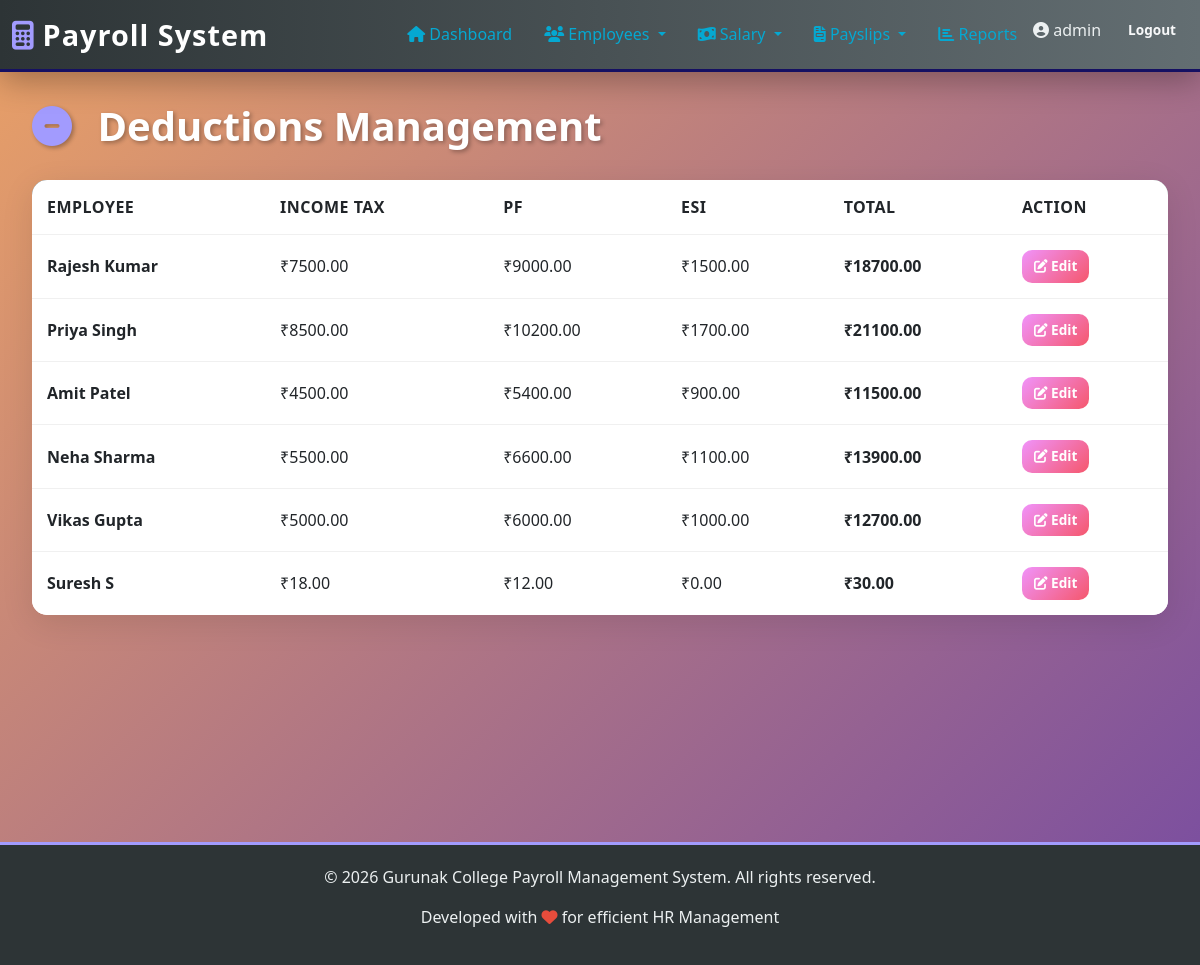
The app's page /deductions/ (signed in) with its own data.
### payroll/models.py (models this page shows, shortened)
class Deduction(models.Model):
    DEDUCTION_TYPE = [
        ("Income Tax", "Income Tax"),
        ("PF", "Provident Fund"),
        ("ESI", "Employee State Insurance"),
        ("Health Insurance", "Health Insurance"),
        ("Professional Tax", "Professional Tax"),
        ("Loan", "Loan"),
        ("Other", "Other"),
    ]
    employee = models.OneToOneField(Employee, on_delete=models.CASCADE, related_name='deductions')
    income_tax = models.FloatField(default=0)
    provident_fund = models.FloatField(default=0)
    esi = models.FloatField(default=0)
    health_insurance = models.FloatField(default=0)
    professional_tax = models.FloatField(default=0)
    loan_amount = models.FloatField(default=0)
    other_deductions = models.FloatField(default=0)
    created_at = models.DateTimeField(auto_now_add=True)
    updated_at = models.DateTimeField(auto_now=True)
    def total_deductions(self):
        return (self.income_tax + self.provident_fund + self.esi +
                self.health_insurance + self.professional_tax + self.loan_amount + self.other_deductions)

class Employee(models.Model):
    POSITION = [
        ("Junior", "Junior"),
        ("Senior", "Senior"),
        ("Manager", "Manager"),
        ("Director", "Director"),
    ]
    STATUS_CHOICES = [
        ("Active", "Active"),
        ("Inactive", "Inactive"),
        ("On Leave", "On Leave"),
    ]
    name = models.CharField(max_length=100)
    email = models.EmailField(unique=True)
    phone = models.CharField(max_length=15, blank=True)
    employee_id = models.CharField(max_length=20, unique=True)
    position = models.CharField(max_length=20, choices=POSITION)
    department = models.ForeignKey(Department, on_delete=models.PROTECT)
    experience = models.IntegerField()
    base_salary = models.FloatField()
    address = models.TextField(blank=True)
    city = models.CharField(max_length=50, blank=True)
    state = models.CharField(max_length=50, blank=True)
    zip_code = models.CharField(max_length=10, blank=True)
    pan = models.CharField(max_length=20, blank=True)
    aadhar = models.CharField(max_length=20, blank=True)
    bank_account = models.CharField(max_length=20, blank=True)
    ifsc_code = models.CharField(max_length=20, blank=True)
    status = models.CharField(max_length=20, choices=STATUS_CHOICES, default="Active")
    date_joined = models.DateField()
    created_at = models.DateTimeField(auto_now_add=True)
    updated_at = models.DateTimeField(auto_now=True)
    class Meta:
        ordering = ['-created_at']
        indexes = [
            models.Index(fields=['employee_id']),
            models.Index(fields=['status']),
        ]

### payroll/views.py (the view)
# urls.py: path('deductions/', views.deduction_list, name='deduction_list'),
@login_required
def deduction_list(request):
    deductions = Deduction.objects.select_related('employee')
    context = {
        'deductions': deductions,
    }
    return render(request, 'deductions/deduction_list.html', context)

### templates/deductions/deduction_list.html
{% extends 'base.html' %}
{% block content %}
<div class="mb-4">
    <h1 class="page-title">
        <i class="fas fa-minus-circle"></i> Deductions Management
    </h1>
</div>
<div class="table-glass">
    <table class="table table-hover">
        <thead>
            <tr>
                <th>Employee</th>
                <th>Income Tax</th>
                <th>PF</th>
                <th>ESI</th>
                <th>Total</th>
                <th>Action</th>
            </tr>
        </thead>
        <tbody>
            {% for deduction in deductions %}
            <tr>
                <td><strong>{{ deduction.employee.name }}</strong></td>
                <td>₹{{ deduction.income_tax|floatformat:2 }}</td>
                <td>₹{{ deduction.provident_fund|floatformat:2 }}</td>
                <td>₹{{ deduction.esi|floatformat:2 }}</td>
                <td class="fw-bold">₹{{ deduction.total_deductions|floatformat:2 }}</td>
                <td>
                    <a href="/deductions/{{ deduction.employee.id }}/edit/" class="btn btn-sm btn-warning">
                        <i class="fas fa-edit"></i> Edit
                    </a>
                </td>
            </tr>
            {% endfor %}
        </tbody>
    </table>
</div>
{% endblock %}

### templates/base.html (shortened to what this page needs)
<!DOCTYPE html>
<html lang="en">
<head>
    <link href="https://cdn.jsdelivr.net/npm/bootstrap@5.3.0/dist/css/bootstrap.min.css" rel="stylesheet">
    <link rel="stylesheet" href="https://cdnjs.cloudflare.com/ajax/libs/font-awesome/6.5.1/css/all.min.css">
    <link rel="stylesheet" href="https://cdnjs.cloudflare.com/ajax/libs/animate.css/4.1.1/animate.min.css"/>
</head>
<body>
    <nav class="navbar navbar-expand-lg navbar-dark sticky-top">
        <div class="container-fluid">
            <a class="navbar-brand" href="/">
                <i class="fas fa-calculator"></i>Payroll System
            </a>
            <div class="collapse navbar-collapse" id="navbarNav">
                <ul class="navbar-nav ms-auto">
                    <li class="nav-item">
                        <a class="nav-link {% if request.resolver_match.url_name == 'dashboard' %}active{% endif %}" href="/">
                            <i class="fas fa-home"></i> Dashboard
                        </a>
                    </li>
                    <li class="nav-item dropdown">
                        <a class="nav-link dropdown-toggle" href="#" id="empDropdown" role="button" data-bs-toggle="dropdown">
                            <i class="fas fa-users"></i> Employees
                        </a>
                    </li>
                    <li class="nav-item dropdown">
                        <a class="nav-link dropdown-toggle" href="#" id="salaryDropdown" role="button" data-bs-toggle="dropdown">
                            <i class="fas fa-money-bill-wave"></i> Salary
                        </a>
                    </li>
                    <li class="nav-item dropdown">
                        <a class="nav-link dropdown-toggle" href="#" id="paySlipDropdown" role="button" data-bs-toggle="dropdown">
                            <i class="fas fa-file-invoice"></i> Payslips
                        </a>
                    </li>
                    <li class="nav-item">
                        <a class="nav-link" href="/reports/">
                            <i class="fas fa-chart-bar"></i> Reports
                        </a>
                    </li>
                    <li class="nav-item">
                        <div class="user-info">
                            <span><i class="fas fa-user-circle"></i> {{ user.username }}</span>
                            <form method="post" action="/logout/" style="display: inline;">
                                <button type="submit" class="btn btn-sm btn-outline-light" style="border: none; padding: 0.375rem 0.75rem;">Logout</button>
                            </form>
                        </div>
                    </li>
                </ul>
            </div>
        </div>
    </nav>
    <div class="main-container">
        <div class="container-fluid">
            {% block content %}{% endblock %}
        </div>
    </div>
    <div class="footer">
        <p>&copy; 2026 Gurunak College Payroll Management System. All rights reserved.</p>
        <p>Developed with <i class="fas fa-heart" style="color: #e74c3c;"></i> for efficient HR Management</p>
    </div>
</body>
</html>

### templates/base.html (style rules this page uses)
* { margin: 0; padding: 0; box-sizing: border-box; }
body { font-family: 'Segoe UI', Tahoma, Geneva, Verdana, sans-serif; background: linear-gradient(135deg, #eaa166 0%, #764ba2 100%); min-height: 100vh; color: #333; }
.navbar { background: linear-gradient(90deg, #2d3436 0%, #636e72 100%); box-shadow: 0 8px 32px rgba(0, 0, 0, 0.3); backdrop-filter: blur(10px); border-bottom: 3px solid #151062; }
.navbar-brand { font-size: 1.8rem; font-weight: 700; color: #fff !important; letter-spacing: 1px; animation: slideInLeft 0.6s ease; }
.navbar-brand i { margin-right: 8px; color: #a29bfe; }
.nav-link { color: #05a8d1 !important; margin: 0 8px; font-weight: 500; transition: all 0.3s ease; border-bottom: 2px solid transparent; }
.user-info { color: #ecf0f1; margin-left: auto; display: flex; align-items: center; gap: 15px; }
.main-container { padding: 30px 20px; min-height: calc(100vh - 70px); }
.page-title { font-size: 2.5rem; font-weight: 700; color: #fff; margin-bottom: 30px; text-shadow: 2px 2px 4px rgba(0, 0, 0, 0.3); animation: slideInDown 0.6s ease; }
.page-title i { margin-right: 15px; color: #a29bfe; }
.table-glass { background: rgba(255, 255, 255, 0.95); border-radius: 15px; overflow: hidden; box-shadow: 0 8px 32px rgba(0, 0, 0, 0.1); }
.table { margin-bottom: 0; border-collapse: collapse; }
.table thead { background: linear-gradient(90deg, #2d3436 0%, #636e72 100%); color: white; font-weight: 600; text-transform: uppercase; letter-spacing: 0.5px; }
.table thead th { border: none; padding: 15px; vertical-align: middle; }
.table tbody tr { border-top: 1px solid #f0f0f0; transition: all 0.3s ease; }
.table tbody td { border: none; padding: 15px; vertical-align: middle; }
.btn { border-radius: 10px; font-weight: 600; padding: 10px 20px; transition: all 0.3s ease; border: none; }
.btn-warning { background: linear-gradient(135deg, #f093fb 0%, #f5576c 100%); color: white; }
.btn-sm { padding: 6px 12px; font-size: 0.85rem; }
.footer { background: #2d3436; color: #ecf0f1; padding: 20px; text-align: center; margin-top: 40px; border-top: 3px solid #a29bfe; }

### records on screen
Deduction: employee.name "Rajesh Kumar", income_tax "7500.00", provident_fund "9000.00", esi "1500.00", total_deductions "18700.00"
Deduction: employee.name "Priya Singh", income_tax "8500.00", provident_fund "10200.00", esi "1700.00", total_deductions "21100.00"
Deduction: employee.name "Amit Patel", income_tax "4500.00", provident_fund "5400.00", esi "900.00", total_deductions "11500.00"
Deduction: employee.name "Neha Sharma", income_tax "5500.00", provident_fund "6600.00", esi "1100.00", total_deductions "13900.00"
Deduction: employee.name "Vikas Gupta", income_tax "5000.00", provident_fund "6000.00", esi "1000.00", total_deductions "12700.00"
Deduction: employee.name "Suresh S", income_tax "18.00", provident_fund "12.00", esi "0.00", total_deductions "30.00"

### other values on screen
{{ user.username }} "admin"
